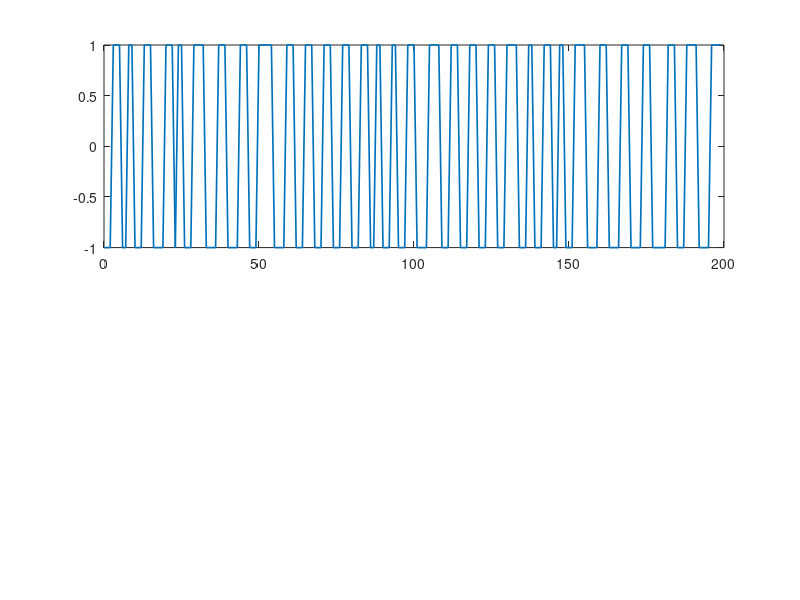

This figure's MATLAB source: (Note: this script raises an error after producing the figure.)

%% APPM 4370/5370 - Homework 4
% Problem 1(c): Ocular Dominance Stripes

clear;
clc;
close all;

%% Simulation parameters

N = 200;                   % Number of cortical sites
sigma_e = 1;               % Excitatory width
sigma_i_values = [2, 3];   % Inhibitory widths

dt = 0.02;                 % Time step
t_final = 40;              % Final simulation time
numSteps = round(t_final/dt);

numTrials = 20;            % Initial conditions per case
initialStd = 0.01;         % Initial weight standard deviation

rng(4370);                 % Reproducible results

%% Initialize arrays

positions = 0:N-1;

stripePeriods = NaN(numTrials, 2);
finalPatterns = zeros(2, N);

theoreticalPeriods = zeros(1, 2);
discretePeriods = zeros(1, 2);
fastestModes = zeros(1, 2);

%% Run simulations

for j = 1:length(sigma_i_values)

    sigma_i = sigma_i_values(j);

    % Periodic distance on ring
    distance = min(positions, N - positions);

    % Mexican-hat interaction kernel
    K = exp(-distance.^2/(2*sigma_e^2)) ...
        - (sigma_e/sigma_i) ...
        * exp(-distance.^2/(2*sigma_i^2));

    % Fourier transform of the interaction kernel
    Khat = real(fft(K));

    %% Continuous theoretical prediction

    k_star = sqrt( ...
        4*log(sigma_i/sigma_e) / ...
        (sigma_i^2 - sigma_e^2));

    theoreticalPeriods(j) = 2*pi/k_star;

    %% Fastest-growing Fourier mode on the ring

    % Only consider positive, nonzero frequencies
    [~, modeIndex] = max(Khat(2:N/2+1));

    % MATLAB index offset gives Fourier mode number
    n_star = modeIndex;

    fastestModes(j) = n_star;

    % Period of that discrete Fourier mode
    discretePeriods(j) = N/n_star;

    %% Simulate 20 random initial conditions

    for trial = 1:numTrials

        % Random initial ocular dominance weights
        w = initialStd * randn(1, N);

        % Forward Euler time integration
        for step = 1:numSteps

            % Periodic convolution using FFT
            convolution = real(ifft(Khat .* fft(w)));

            % Euler update
            w = w + dt * convolution;

            % Clip weights to [-1, 1]
            w = max(-1, min(1, w));

        end

        %% Measure stripe period

        % Right-eye-dominant sites have positive w
        rightEye = (w > 0);

        % Count sign transitions around the entire ring
        transitions = sum( ...
            rightEye ~= circshift(rightEye, [0, 1]));

        % Two transitions correspond to one R/L pair
        numPairs = transitions / 2;

        if numPairs > 0
            stripePeriods(trial, j) = N/numPairs;
        end

        % Save one final pattern for plotting
        if trial == 1
            finalPatterns(j, :) = w;
        end

    end

end

%% Calculate statistics across 20 trials

meanPeriods = zeros(1, 2);
stdPeriods = zeros(1, 2);

for j = 1:2
    valid = stripePeriods(~isnan(stripePeriods(:,j)),j);

    meanPeriods(j) = mean(valid);
    stdPeriods(j) = std(valid);
end

%% Print numerical results

fprintf('\nPROBLEM 1(c) RESULTS\n');
fprintf('----------------------------------------\n');

for j = 1:2

    fprintf('\nsigma_i = %.0f\n', sigma_i_values(j));

    fprintf('Measured period = %.4f +/- %.4f\n', ...
        meanPeriods(j), stdPeriods(j));

    fprintf('Continuous theory = %.4f\n', ...
        theoreticalPeriods(j));

    fprintf('Fastest ring mode = %d\n', ...
        fastestModes(j));

    fprintf('Discrete-mode period = %.4f\n', ...
        discretePeriods(j));

end

%% Figure 1: Final ocular dominance patterns

figure(1);

for j = 1:2

    subplot(2,1,j);

    plot(positions, finalPatterns(j,:), ...
        'LineWidth', 1.2);

    hold on;
    yline(0, 'k--');

    xlabel('Cortical position (sites)');
    ylabel('w_R - w_L');

    title(sprintf( ...
        'Final Ocular Dominance Pattern, sigma_i = %g', ...
        sigma_i_values(j)));

    xlim([0 N-1]);
    ylim([-1.1 1.1]);
    grid on;

end

%% Figure 2: Stripe period comparison

figure(2);

errorbar(sigma_i_values, meanPeriods, stdPeriods, ...
    'ko-', 'LineWidth', 1.5, 'MarkerSize', 7);

hold on;

plot(sigma_i_values, theoreticalPeriods, ...
    'bs--', 'LineWidth', 1.5, 'MarkerSize', 7);

plot(sigma_i_values, discretePeriods, ...
    'rd--', 'LineWidth', 1.5, 'MarkerSize', 7);

xlabel('Inhibitory width sigma_i');
ylabel('Stripe period (sites)');

title('Measured vs. Predicted Stripe Period');

legend('Simulation mean +/- SD (20 trials)', ...
       'Continuous theory', ...
       'Fastest discrete Fourier mode', ...
       'Location', 'best');

xticks(sigma_i_values);
grid on;

%% Save figures

print(figure(1), 'HW4_P1c_Patterns.png', '-dpng', '-r300');
print(figure(2), 'HW4_P1c_Periods.png', '-dpng', '-r300');
